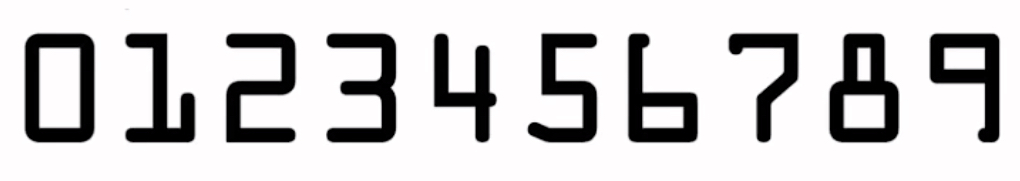
#> input picture Tutorial/Advanced_Projects/reco_car_plate_project/Materials/template.jpg, 1020 x 181 px, found by its file name
$ python reco_car_plate.py --image Materials/credit_card.jpg --template Materials/template.jpg   (older library calls are emulated)
#> lines starting #> are read from the running program, lines starting #| are printed output that depends on the picture; after the words box and inside, x2 and y2 are one past the last pixel; in counts of white or black regions, pixels touching at a corner belong together
from imutils import contours
import numpy as np
import argparse
import imutils
import cv2
import myutils

ap = argparse.ArgumentParser()
ap.add_argument("-i", "--image",required=True,
                help="/Users/charles/Documents/MyProjects/ComputerVision/Tutorial/Advanced_Projects/reco_car_plate_project/Materials/credit_card.jpg")
ap.add_argument("-t","--template", required=True,
                help="/Users/charles/Documents/MyProjects/ComputerVision/Tutorial/Advanced_Projects/reco_car_plate_project/Materials/template.jpg")
args = vars(ap.parse_args())

#know the credit card type
FIRST_NUMBER = {
    "3": "AE",
    "4": "VISA",
    "5": "MASTERCARD",
    "6": "DISCOVER CARD"
}

def cv_show(name, img):
    cv2.imshow(name, img)
    cv2.waitKey(0)
    cv2.destroyAllWindows()

def sort_countours(cnts, method="left-to-right"):
    reverse = False
    i = 0

    if method == "right-to-left" or method == "bottom-to-top":
        reverse = True

    if method == "top-to-bottom" or method == "bottom-to-top":
        i = 1
    boundingBoxes = [cv2.boundingRect(c) for c in cnts]
    (cnts, boundingBoxes) = zip(*sorted(zip(cnts, boundingBoxes),
                                        key = lambda b: b[1][i], reverse=reverse))

#Get one image
img = cv2.imread(
    "/Users/charles/Documents/MyProjects/ComputerVision/Tutorial/Advanced_Projects/reco_car_plate_project/Materials/template.jpg")
#> img is the input picture: shape (181, 1020, 3); mean B, G, R 206.4, 205.5, 207.1
cv_show('img', img)

#Get grey image
ref = cv2.cvtColor(img, cv2.COLOR_BGR2GRAY)
cv_show('ref', ref)

#Get binary image
ref = cv2.threshold(ref, 10, 255, cv2.THRESH_BINARY_INV)[1]
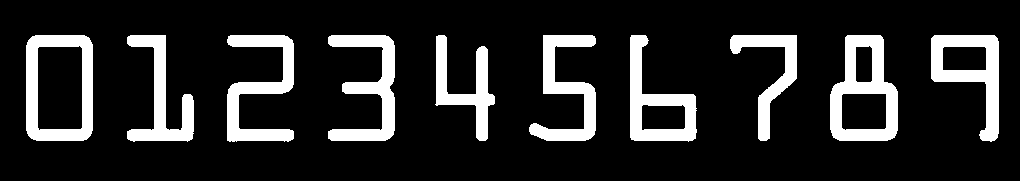
#> ref: shape (181, 1020); 15.6% white; 10 white regions
cv_show('ref', ref)

#Get the out figure
ref_, refCnts, hierarchy = cv2.findContours(ref.copy(), cv2.RETR_EXTERNAL, cv2.CHAIN_APPROX_SIMPLE)
#> refCnts = 10 contours; largest, box (x1, y1, x2, y2) and area: (26, 35, 93, 141) 6810, (830, 35, 898, 141) 5534, (931, 35, 999, 142) 3828, (630, 35, 697, 142) 3693, (227, 35, 294, 142) 2835

cv2.drawContours(img, refCnts, -1, (0,0,255), 3)
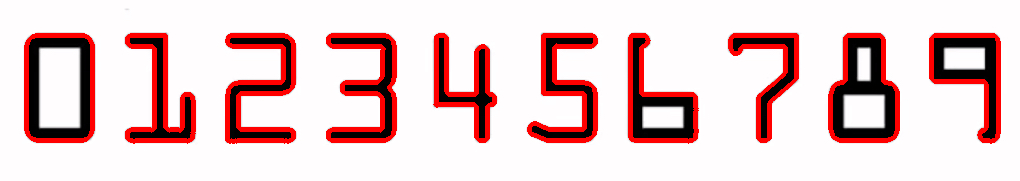
#> img: shape (181, 1020, 3); 10.75% of pixels changed, all inside (x1, y1, x2, y2) = (24, 33, 1001, 144)
cv_show('img', img)
#> (the run stopped early here; a loop or call above may not have finished)
